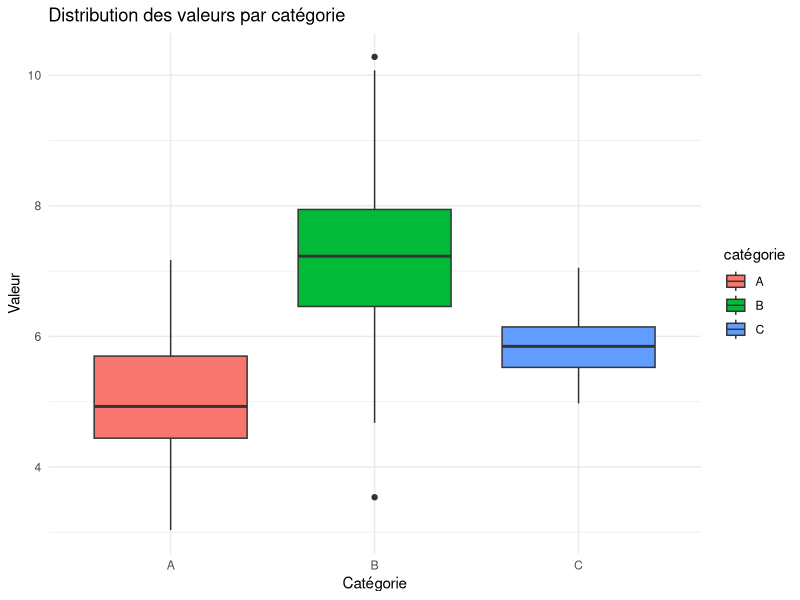

The R script that drew this image:
library(ggplot2)

set.seed(123)
data <- data.frame(
  catégorie = rep(c("A", "B", "C"), each = 50),
  valeur = c(
    rnorm(50, mean = 5, sd = 1),
    rnorm(50, mean = 7, sd = 1.5),
    rnorm(50, mean = 6, sd = 0.5)
  )
)

ggplot(data, aes(x = catégorie, y = valeur, fill = catégorie)) +
  geom_boxplot() +
  theme_minimal() +
  labs(
    title = "Distribution des valeurs par catégorie",
    x = "Catégorie",
    y = "Valeur"
  )